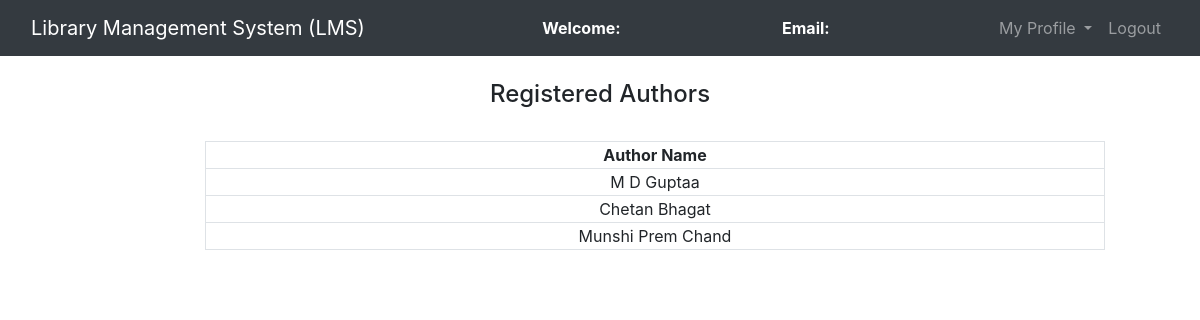
Before: /admin/Regauthor.php with the older database file.
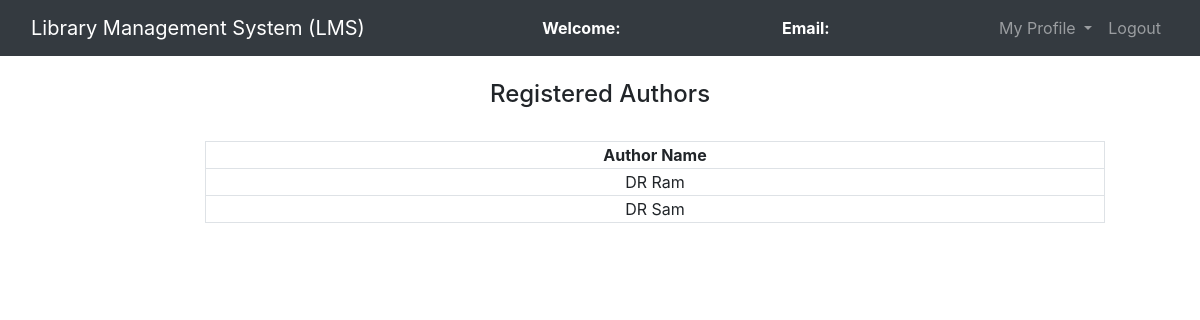
After: the same page with the newer database file.
### tables this page shows
CREATE TABLE `authors` (
  `author_id` int(11) NOT NULL,
  `author_name` varchar(250) NOT NULL
);

### admin/Regauthor.php (the view, shortened to what this page needs)
<?php
	$connection = mysqli_connect("localhost","root","");
	$query = "select * from Authors";
?>
<!DOCTYPE html>
<html>
<head>
	<link rel="stylesheet" type="text/css" href="../bootstrap-4.4.1/css/bootstrap.min.css">
</head>
<body>
	<nav class="navbar navbar-expand-lg navbar-dark bg-dark">
		<div class="container-fluid">
			<div class="navbar-header">
				<a class="navbar-brand" href="admin_dashboard.php">Library Management System (LMS)</a>
			</div>
			<font style="color: white"><span><strong>Welcome: <?php echo $_SESSION['name'];?></strong></span></font>
			<font style="color: white"><span><strong>Email: <?php echo $_SESSION['email'];?></strong></font>
		    <ul class="nav navbar-nav navbar-right">
		      <li class="nav-item dropdown">
	        	<a class="nav-link dropdown-toggle" data-toggle="dropdown">My Profile </a>
		      </li>
		      <li class="nav-item">
		        <a class="nav-link" href="../logout.php">Logout</a>
		      </li>
		    </ul>
		</div>
	</nav><br>
		<center><h4>Registered Authors</h4><br></center>
		<div class="row">
			<div class="col-md-2"></div>
			<div class="col-md-8">
				<form>
					<table class="table-bordered" width="900px" style="text-align: center">
						<tr>
							<th>Author Name</th>
						</tr>
					<?php
						$query_run = mysqli_query($connection,$query);
						while ($row = mysqli_fetch_assoc($query_run)){
							?>
							<tr>
							<td><?php echo $row['author_name'];?></td>
						</tr>
					<?php
						}
					?>
				</table>
				</form>
			</div>
			<div class="col-md-2"></div>
		</div>
</body>
</html>

Changed rows visible on the page:
removed authors: author_name "Munshi Prem Chand"
changed authors: author_name "M D Guptaa" → "DR Ram"
changed authors: author_name "Chetan Bhagat" → "DR Sam"
